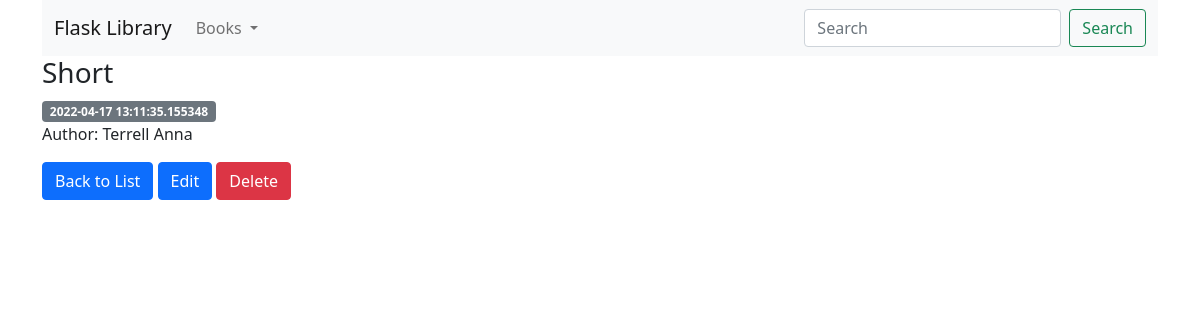
The page /books/detail/8 on the database its author committed.
### models.py (models this page shows, shortened)
class Book(db.Model):
    __tablename__ = 'book'
    id = db.Column(db.Integer, primary_key=True)
    title = db.Column(db.String(100), nullable=False)
    author = db.Column(db.String(100), nullable=False)
    created = db.Column(db.DateTime, default=datetime.now)
    updated = db.Column(db.DateTime, default=datetime.now, onupdate=datetime.now)

### views.py (the view)
@app.route('/books/detail/<int:book_id>')
def detail_book(book_id):
    book = get_book(book_id)
    return render_template('books/detail.html', book=book)

### utils.py (called while the page is built)
def get_book(book_id):
    book = Book.query.filter_by(id=book_id).one()
    if book is None:
        abort(404)
    else:
        return book

### templates/books/detail.html (shortened to what this page needs)
{% extends 'base.html' %}
{% block content %}
    <h3>{{ book['title'] }}</h3>
    <span class="badge bg-secondary">{{ book['created'] }}</span>
    <p>Author: {{ book['author'] }}</p>
    <div class="d-grid gap-2 d-md-block">
        <a href="{{ url_for('list_books') }}" class="btn btn-primary">Back to List</a>
        <a href="{{ url_for('update_book', book_id=book['id']) }}" class="btn btn-primary">Edit</a>
        <a href="{{ url_for('delete_book', book_id=book['id']) }}" class="btn btn-danger">Delete</a>
    </div>
{% endblock %}

### rows shown on the page
Book: title "Short", created "2022-04-17 13:11:35.155348", author "Terrell Anna"
